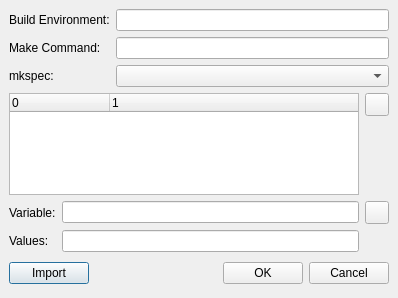
<ui version="4.0" >
 <class>Qt4ProjectManager::Internal::EnvEditDialog</class>
 <widget class="QDialog" name="Qt4ProjectManager::Internal::EnvEditDialog" >
  <property name="geometry" >
   <rect>
    <x>0</x>
    <y>0</y>
    <width>398</width>
    <height>298</height>
   </rect>
  </property>
  <property name="windowTitle" >
   <string>Build Environment</string>
  </property>
  <layout class="QVBoxLayout" >
   <property name="margin" >
    <number>9</number>
   </property>
   <property name="spacing" >
    <number>6</number>
   </property>
   <item>
    <layout class="QGridLayout" >
     <property name="margin" >
      <number>0</number>
     </property>
     <property name="spacing" >
      <number>6</number>
     </property>
     <item row="0" column="1" >
      <widget class="QLineEdit" name="envNameEdit" />
     </item>
     <item row="1" column="0" >
      <widget class="QLabel" name="label_4" >
       <property name="text" >
        <string>Make Command:</string>
       </property>
      </widget>
     </item>
     <item row="1" column="1" >
      <widget class="QLineEdit" name="makeEdit" />
     </item>
     <item row="0" column="0" >
      <widget class="QLabel" name="label" >
       <property name="text" >
        <string>Build Environment:</string>
       </property>
      </widget>
     </item>
     <item row="2" column="0" >
      <widget class="QLabel" name="label_5" >
       <property name="text" >
        <string>mkspec:</string>
       </property>
      </widget>
     </item>
     <item row="2" column="1" >
      <widget class="QComboBox" name="mkspecCombo" />
     </item>
    </layout>
   </item>
   <item>
    <layout class="QGridLayout" >
     <property name="margin" >
      <number>0</number>
     </property>
     <property name="spacing" >
      <number>6</number>
     </property>
     <item row="2" column="1" >
      <widget class="QLineEdit" name="varEdit" />
     </item>
     <item row="1" column="2" >
      <spacer>
       <property name="orientation" >
        <enum>Qt::Vertical</enum>
       </property>
       <property name="sizeHint" >
        <size>
         <width>20</width>
         <height>91</height>
        </size>
       </property>
      </spacer>
     </item>
     <item rowspan="2" row="0" column="0" colspan="2" >
      <widget class="QTreeWidget" name="varList" >
       <property name="uniformRowHeights" >
        <bool>true</bool>
       </property>
       <property name="itemsExpandable" >
        <bool>false</bool>
       </property>
       <property name="columnCount" >
        <number>2</number>
       </property>
       <column>
        <property name="text" >
         <string>0</string>
        </property>
       </column>
       <column>
        <property name="text" >
         <string>1</string>
        </property>
       </column>
      </widget>
     </item>
     <item row="3" column="1" >
      <widget class="QLineEdit" name="valEdit" />
     </item>
     <item row="3" column="0" >
      <widget class="QLabel" name="label_3" >
       <property name="text" >
        <string>Values:</string>
       </property>
      </widget>
     </item>
     <item row="2" column="0" >
      <widget class="QLabel" name="label_2" >
       <property name="text" >
        <string>Variable:</string>
       </property>
      </widget>
     </item>
     <item row="2" column="2" >
      <widget class="QToolButton" name="addButton" >
       <property name="text" >
        <string/>
       </property>
      </widget>
     </item>
     <item row="0" column="2" >
      <widget class="QToolButton" name="delButton" >
       <property name="text" >
        <string/>
       </property>
      </widget>
     </item>
    </layout>
   </item>
   <item>
    <layout class="QHBoxLayout" >
     <property name="margin" >
      <number>0</number>
     </property>
     <property name="spacing" >
      <number>6</number>
     </property>
     <item>
      <widget class="QPushButton" name="importButton" >
       <property name="text" >
        <string>Import</string>
       </property>
      </widget>
     </item>
     <item>
      <spacer>
       <property name="orientation" >
        <enum>Qt::Horizontal</enum>
       </property>
       <property name="sizeHint" >
        <size>
         <width>91</width>
         <height>31</height>
        </size>
       </property>
      </spacer>
     </item>
     <item>
      <widget class="QPushButton" name="okButton" >
       <property name="text" >
        <string>OK</string>
       </property>
      </widget>
     </item>
     <item>
      <widget class="QPushButton" name="cancelButton" >
       <property name="text" >
        <string>Cancel</string>
       </property>
      </widget>
     </item>
    </layout>
   </item>
  </layout>
 </widget>
 <tabstops>
  <tabstop>envNameEdit</tabstop>
  <tabstop>makeEdit</tabstop>
  <tabstop>mkspecCombo</tabstop>
  <tabstop>varEdit</tabstop>
  <tabstop>valEdit</tabstop>
  <tabstop>delButton</tabstop>
  <tabstop>addButton</tabstop>
  <tabstop>varList</tabstop>
  <tabstop>importButton</tabstop>
  <tabstop>okButton</tabstop>
  <tabstop>cancelButton</tabstop>
 </tabstops>
 <resources/>
 <connections>
  <connection>
   <sender>okButton</sender>
   <signal>clicked()</signal>
   <receiver>Qt4ProjectManager::Internal::EnvEditDialog</receiver>
   <slot>accept()</slot>
   <hints>
    <hint type="sourcelabel" >
     <x>278</x>
     <y>253</y>
    </hint>
    <hint type="destinationlabel" >
     <x>96</x>
     <y>254</y>
    </hint>
   </hints>
  </connection>
  <connection>
   <sender>cancelButton</sender>
   <signal>clicked()</signal>
   <receiver>Qt4ProjectManager::Internal::EnvEditDialog</receiver>
   <slot>reject()</slot>
   <hints>
    <hint type="sourcelabel" >
     <x>369</x>
     <y>253</y>
    </hint>
    <hint type="destinationlabel" >
     <x>179</x>
     <y>282</y>
    </hint>
   </hints>
  </connection>
 </connections>
</ui>
